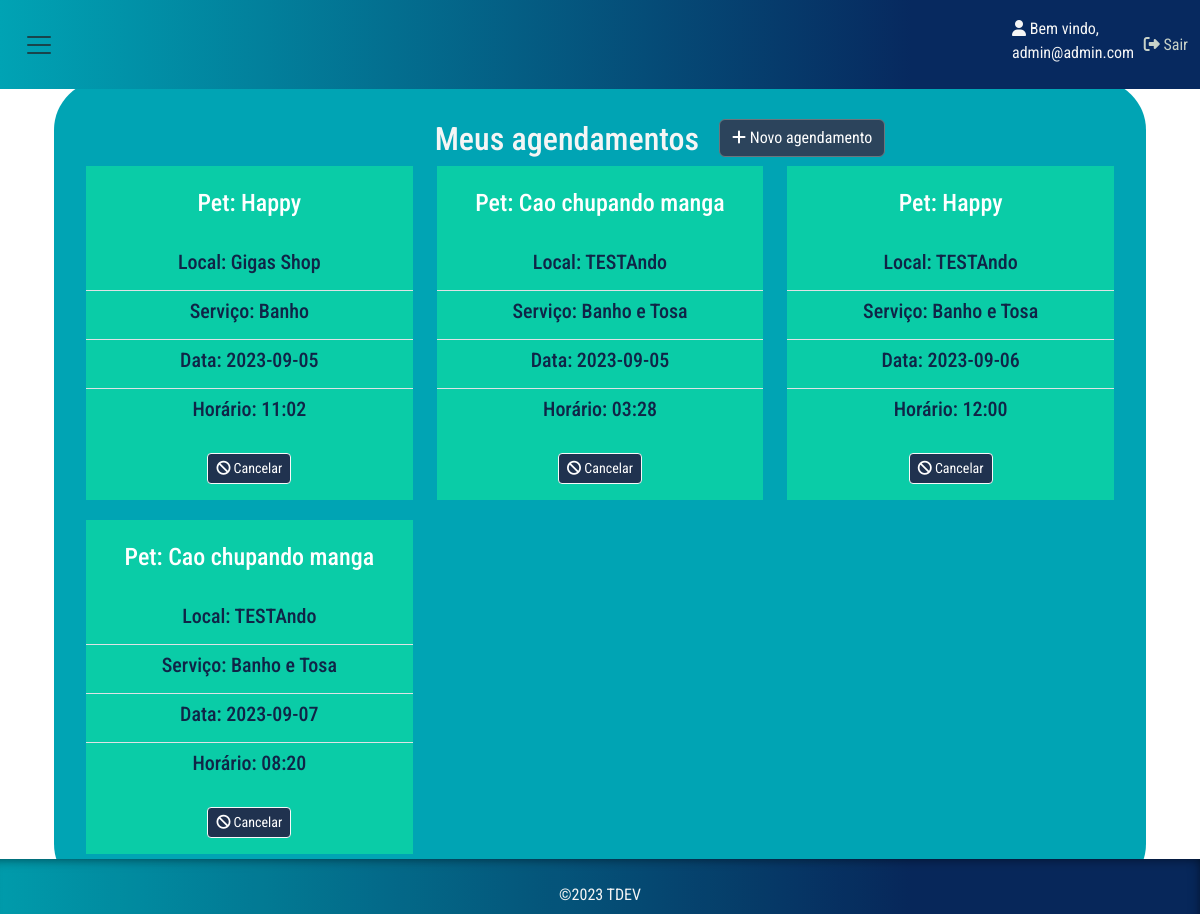
The app's page /agendamento/index.php (signed in), older data.
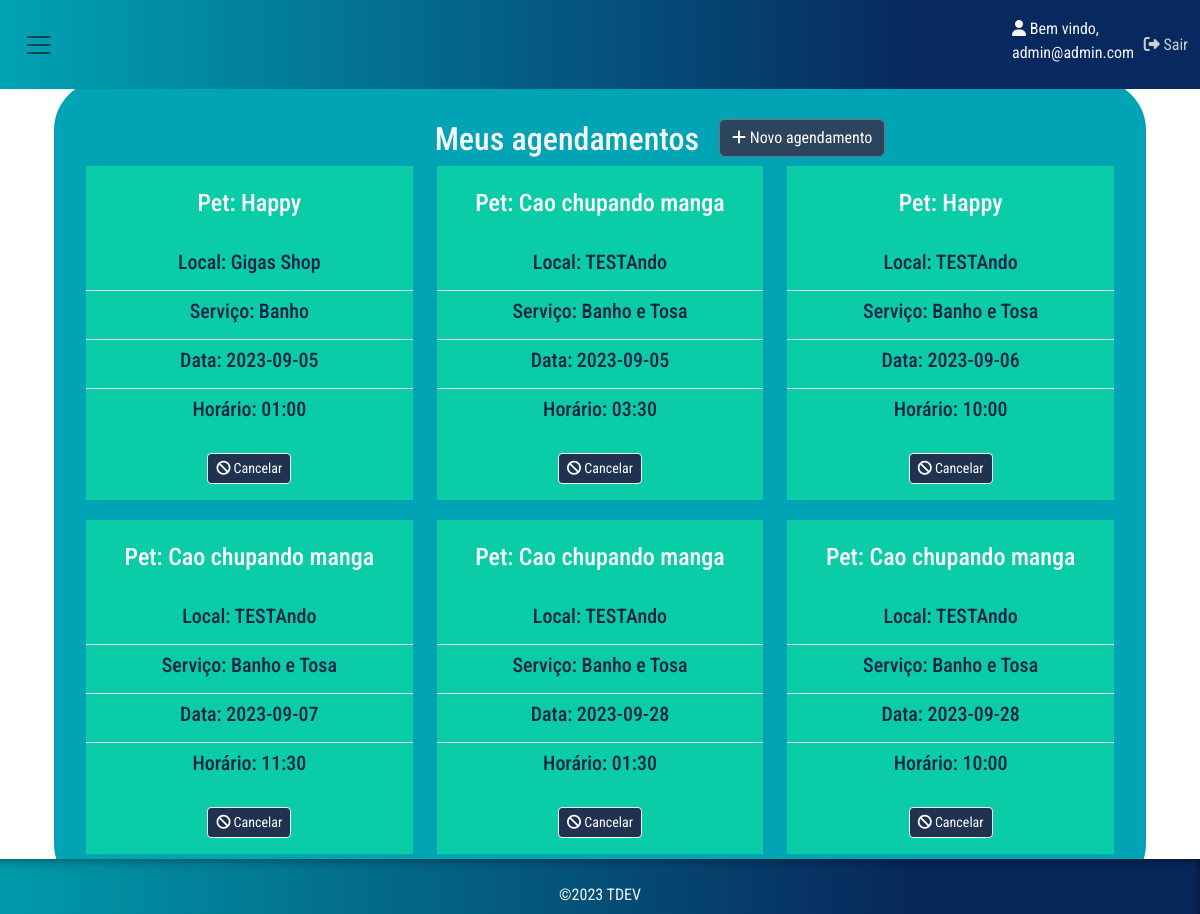
The same page, newer data.
### tables this page shows
CREATE TABLE `agendamentos` (
  `id` int(11) NOT NULL,
  `id_tutor` int(11) NOT NULL,
  `id_pet` int(11) NOT NULL,
  `id_empresa` int(20) NOT NULL,
  `servico` varchar(50) NOT NULL,
  `data` date NOT NULL,
  `horario` time NOT NULL CHECK (`horario` in ('09:00','09:30','10:00','10:30','11:00','11:30','12:00','12:30','13:00','13:30','14:00','14:30','15:00','15:30','16:00','16:30','17:00','17:30','18:00')),
  `status` varchar(12) DEFAULT 'Inconcluido',
  `eventColor` varchar(7) DEFAULT '#ff0000'
);

CREATE TABLE `pets` (
  `id` int(11) NOT NULL,
  `id_tutor` int(11) NOT NULL,
  `nome` varchar(50) NOT NULL,
  `tipo` varchar(20) NOT NULL,
  `sexo` varchar(10) NOT NULL,
  `raca` varchar(50) NOT NULL,
  `datanasc` varchar(11) NOT NULL,
  `foto` varchar(30) DEFAULT NULL
);

CREATE TABLE `empresas` (
  `cnpj` int(20) NOT NULL,
  `nome` varchar(50) DEFAULT NULL,
  `endereço` varchar(50) DEFAULT NULL,
  `telefone` varchar(50) DEFAULT NULL,
  `precoBanho` int(4) DEFAULT NULL,
  `precoTosa` int(4) DEFAULT NULL,
  `foto` varchar(30) DEFAULT NULL,
  `sobre` varchar(500) DEFAULT NULL
);

### protecao/protect.php (called while the page is built, shortened)
<?php
include(HEADER_TEMPLATE);
?>

### inc/database.php (called while the page is built, shortened)
<?php
	 function open_database() {
		try {
			$conn = new mysqli(DB_HOST, DB_USER, DB_PASSWORD, DB_NAME);
			$conn -> set_charset ("utf8");
			return $conn;
		} catch (Exception $e) {
			echo "<h3>Ocorreu um erro:\n<br>".$e->getMessage(). "</h3>";
			return null;
		}
	}
	function get_pet_info($pet_id) {
		$database = open_database();
		$found = null;
		$sql = "SELECT nome, foto FROM pets WHERE id = $pet_id";
		$result = $database->query($sql);
		if ($result->num_rows > 0) {
			$row = $result->fetch_assoc();
			$pet_info = [
				'nome' => $row["nome"],
				'foto' => $row["foto"]
			];
			return $pet_info;
		} else {
			return ["nome" => "Pet não encontrado", "foto" => "caminho/para/foto/default.jpg"];
		}
		return $found;
	}
	function get_empresa_name($cnpj) {
		$database = open_database();
		$found = null;
		$sql = "SELECT nome FROM empresas WHERE cnpj = $cnpj";
		$result = $database->query($sql);
		if ($result->num_rows > 0) {
			$row = $result->fetch_assoc();
			return $row["nome"];
		} else {
			return "Empresa não encontrado";
		}
		return $found;
	}
function filter( $table = null, $p = null ) {
	$database = open_database();
	$found = null;
	try {
	  if ($p) {
		$sql = "SELECT * FROM " . $table . " WHERE " . $p;
		$result = $database->query($sql);
		if ($result->num_rows> 0) {
		  $found = array();
		  while ($row = $result->fetch_assoc()) {
			array_push($found, $row);
		  }
		} else {
			throw new Exception ("Não foram encontrados registros de dados!");
		}
	  }
	} catch (Exception $e) {
	  $_SESSION['message'] = "Ocorreu um erro: " . $e->GetMessage();
	  $_SESSION['type'] = 'danger';
	}
	return $found;
  }

### agendamento/functions.php (called while the page is built, shortened)
<?php
require_once('../inc/header.php');
function index($id = null) {
  $id = $_SESSION['id'];
  $agendamentos = filter('agendamentos', "id_tutor =  $id");
}
?>

### agendamento/index.php (the view, shortened to what this page needs)
<?php
include('../protecao/protect.php');
    require_once('functions.php');
    index();
	function FormataData($data){
      $da = new DateTime ($data);
      return $da->format ("h:i");
	}
?>
<div style="background-color: #00a4b4; border-radius: 50px; margin-top:30px">
	<div style="padding: 20px">
		<header style="margin-top:10px;">
			<div style="display: flex;flex-direction: row;justify-content: center; align-items: center;margin-left: 120px">
				<h2>Meus agendamentos</h2>
				<?php if(isset($_SESSION['id'])):?>
					<a class="btn btn-secondary" href="add.php" style="margin-left:20px"><i class="fa fa-plus"></i> Novo agendamento</a>
				<?php endif; ?>
			</div>
		</header>
		<div class="container text-center">
  			<div class="row">
				<?php
					if ($agendamentos) :
						foreach ($agendamentos as $agendamento) :
							$pet_id = $agendamento['id_pet'];
							$pet_info = get_pet_info($pet_id);
							$pet_name = $pet_info['nome'];
							$cnpj= $agendamento['id_empresa'];
							$empresa_name = get_empresa_name($cnpj);
				?>
							<div class="col-lg-4"style="margin-bottom: 20px">
								<div class="card">
									<div class="card-body" style="background-color: #0ACCA7;">
										<h4 class="card-title"style="color:#FFF; display: flex;flex-direction: row;justify-content: center; align-items: center;">
										Pet: <?php echo $pet_name; ?></h4>
									</div>
									<ul class="list-group list-group-flush" style: >
											<li class="list-group-item"style=" background-color: #0ACCA7"><H5>Local: <?php echo $empresa_name; ?></H5></li>
											<li class="list-group-item"style=" background-color: #0ACCA7"><H5>Serviço: <?php echo $agendamento['servico']; ?></H5></li>
											<li class="list-group-item"style=" background-color: #0ACCA7"><H5>Data: <?php echo $agendamento['data']; ?></H5></li>
											<li class="list-group-item"style="background-color: #0ACCA7"><H5>Horário: <?php echo FormataData($agendamento['horario']); ?></H5></li>
									</ul>
									<div class="card-body"style="display: flex;flex-direction: row;justify-content: center; align-items: center;background-color: #0ACCA7;" >
											<?php if(isset($_SESSION['id'])):?>
												<a href="#" class="btn btn-sm btn-light" data-bs-toggle="modal" data-bs-target="#delete-agendamento-modal" data-agendamento="<?php echo $agendamento['id']; ?>"><i class="fa-solid fa-ban"></i> Cancelar</a>
											<?php endif; ?>
									</div>
								</div>
							</div>
					<?php endforeach; ?>
				<?php else : ?>
					<p>TEM nada KKKKKKKKKKKKKK</p>
				<?php endif; ?>
			</div>
		</div>
	</div>
</div>
<?php include(FOOTER_TEMPLATE);
ob_end_flush();?>

### inc/header.php (shortened to what this page needs)
<!DOCTYPE html>
<html>
	<head>
		<link rel="stylesheet" href="<?php echo BASEURL; ?>css/bootstrap/bootstrap.min.css">
		<link rel="stylesheet" href="<?php echo BASEURL; ?>css/awesome/all.min.css">
		<link rel="stylesheet" href="<?php echo BASEURL; ?>css/style.css">
		<link rel="stylesheet" href="https://cdnjs.cloudflare.com/ajax/libs/font-awesome/6.4.2/css/all.min.css" />
		<link href="css/bootstrap.css" rel="stylesheet">
		<link rel="stylesheet" href="css/custom.css">
	</head>
	<body>
		<nav class="navbar bg-body-tertiary fixed-top">
  <div class="container-fluid">
  <div class=" col-6">
  <button class="navbar-toggler" type="button" data-bs-toggle="offcanvas" data-bs-target="#offcanvasNavbar" aria-controls="offcanvasNavbar" aria-label="Toggle navigation" style="border: none;">
      <span class="navbar-toggler-icon" ></span>
  </button>
  </div>
    <?php if(isset($_SESSION['id'])):?>
		<div class="col">
			<p style="margin-top: 9px;margin-left: 20px;"><i class="fa-solid fa-user"></i>  Bem vindo, <?php echo $_SESSION['email']; ?></p>
		</div>
									<a href="#" class="nav-link" data-bs-toggle="modal" data-bs-target="#logoutmodal"><i class="fa-solid fa-right-from-bracket"></i> Sair</a>
							<?php endif; ?>
  </div>
</nav>
	</body>
 <main class="container">

### inc/footer.php (shortened to what this page needs)
	</main>
<footer  id="footer">
	<?php
		$d = new DateTime("now");
		$d->format('Y');
	?>
	<div class="p-4" style="background-color: rgba(0, 0, 0, 0.05);">
		<p>&copy;<?php echo $d->format('Y');?> TDEV </p>
	</div>
</footer>
	<link rel="stylesheet" href="https://cdnjs.cloudflare.com/ajax/libs/font-awesome/6.4.2/css/all.min.css" />
</body>
</html>

### css/style.css (style rules this page uses)
body { padding-top: 50px; padding-bottom: 20px; }
.btn-light, .btn-default, input, select { font-family: 'Roboto Condensed', sans-serif; color: #FFF; background-color:#20324F; }
.btn-secondary { font-family: 'Roboto Condensed', sans-serif; color: #FFF; background-color: #2C445C; }
header, #actions, h2 { font-family: 'Roboto Condensed', sans-serif; margin-top: 10px; }
.navbar { background: rgb(0,163,180); background: linear-gradient(90deg, rgba(0,163,180,1) 0%, rgba(7,41,95,1) 76%); font-family: 'Roboto Condensed', sans-serif; background-color: #00a4b4; align-items: center; }
#footer { position: fixed; left: 0; bottom: 0; width: 100%; background: rgb(0,163,180); background: linear-gradient(90deg, rgba(0,163,180,1) 0%, rgba(7,41,95,1) 76%); color: white; text-align: center; height: 55px; -webkit-box-shadow: inset -5px 6px 13px -8px rgba(0,0,0,0.75); -moz-box-shadow: inset -5px 6px 13px -8px rgba(0,0,0,0.75); z-index: 2; }
h5,h2, H4, label { font-family: 'Roboto Condensed', sans-serif; color: whitesmoke; }
h4 { font-family: 'Roboto Condensed', sans-serif; padding-top: 7px; }
.nav-link { font-family: 'Roboto Condensed', sans-serif; color:#C8D2C8; }
.card { background-color: #0ACCA7; border: none; }
p { color: whitesmoke; font-family: 'Roboto Condensed', sans-serif; }
body { font-family: 'Roboto Condensed', sans-serif; overflow-x: hidden; }
a { text-decoration: none; color: currentColor; }

### petshops/custom.css (style rules this page uses)
:root { --amarelo: #ffcc00; --cinza: #cccccc; }

### agendamento/index.php (style rules this page uses)
h5 { color: #102447; }

Row changes from the older to the newer data that the page shows:
changed agendamentos "Banho": horario "11:02" → "01:00"
changed agendamentos (number 2 of 6 on the later page): horario "03:28" → "03:30"
changed agendamentos (number 3 of 6 on the later page): horario "12:00" → "10:00"
changed agendamentos (number 4 of 6 on the later page): horario "08:20" → "11:30"
added agendamentos: id_pet.nome "Cao chupando manga", id_empresa.nome "TESTAndo", servico "Banho e Tosa", data "2023-09-28", horario "01:30"
added agendamentos: id_pet.nome "Cao chupando manga", id_empresa.nome "TESTAndo", servico "Banho e Tosa", data "2023-09-28", horario "10:00"
